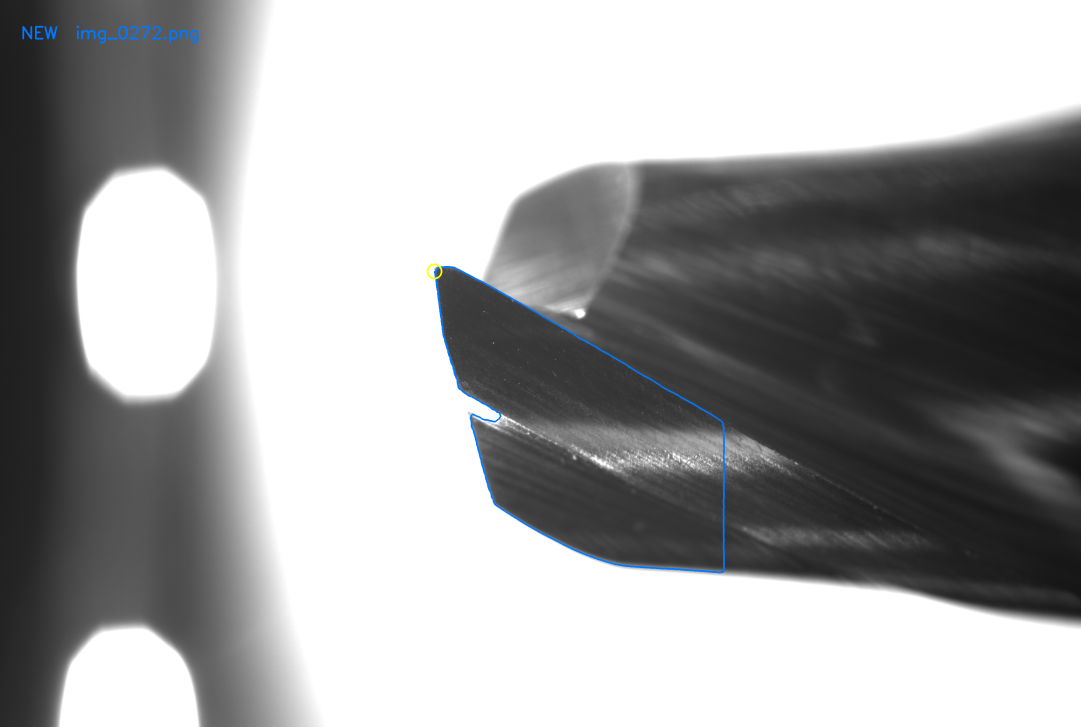
#> input picture side_ref_angle/(빛반사)uncoated_side_Test15/pair1_candidates/pair1_new_img_0272_outline.png, 1081 x 727 px; its folder holds only this picture in this run
$ python -i botface_pipeline_v2.py   (imports and definitions only)   (older library calls are emulated)
#> lines starting #> are read from the running program, lines starting #| are printed output that depends on the picture
#> further down, picture is the input picture: shape (727, 1081, 3); mean B, G, R 162.4, 162, 161.7
# -*- coding: utf-8 -*-
"""
밑면(끝면) 공구 마모 측정 파이프라인 v2
= botface_pipeline.py(ver3 코어, 원본 무수정 유지) + bottom_align.py 좋은 기능 역이식.

원본 대비 추가/변경 (2026-07-20):
  - measure_blades/process_tool: n_blades 파라미터 (N날 일반화, 기본 2 = 기존 동작)
    · N≠2 는 스네이크 대신 방사형 측정·도표. 후퇴는 물리 클램프(≥0) 통일.
  - verticalize: blade_hint(날 방향 힌트, 원형 길이가중 평균) +
    조/미세 회전 부호를 가정 없이 실측(blade_deviation)으로 결정
  - align_rotation: 미세 탐색 2단계 ±1.0°@0.2° → ±0.2°@0.05°
  - save_results: 날 끝 크롭에 50µm 스케일바, N날 도표 일반화

파이프라인(원본과 동일):
  1. 시퀀스 평균 → 바깥 원(OD) 피팅 → 회전축 + µm 스케일(공구 직경 기준)
  2. 새/마모 대표 프레임을 축 중심으로 회전 정렬 (ZNCC)
  3. 날마다 몸통 국소 정렬 (전역 프린지 제거)  [옵션]
  4. 날 몸통을 수직으로 세움
  5. 각 날 끝의 후퇴량 측정 → µm

한글 경로 안전(np.fromfile). GUI에서 함수로 호출한다.
(GUI 전환은 monitor_gui_v5.py 의 `import botface_pipeline as bp` 를
 `import botface_pipeline_v2 as bp` 로 바꾸면 됨 — 기본값이 같아 동작 동일.)
"""
import os
import re
import glob
import math

import cv2
import numpy as np

FILE_PREFIX = 'img_'
FILE_EXT = '.png'


# ---------------- 한글 경로 안전 IO ----------------
# [18 lines left out: functions imread_unicode, imwrite_unicode, not called in this run]


def _natkey(p):
    nums = re.findall(r'\d+', os.path.basename(p))
    return (int(nums[0]) if nums else 0, os.path.basename(p))


# [173 lines left out: functions list_frames, average_sequence, fit_od, _accum_od, find_axis_scale, pick_frame and 2 more, not called in this run]


# ---------------- 3) 회전 정렬 (ZNCC) ----------------
def _zn(vec):
    v = vec.astype(np.float32)
    return (v - v.mean()) / (v.std() + 1e-6)


def _gradmag(img):
    """그라디언트 크기(에지 세기). 절대 밝기·저주파 조명얼룩에 불변."""
    f = cv2.GaussianBlur(img.astype(np.float32), (3, 3), 0)
    gx = cv2.Sobel(f, cv2.CV_32F, 1, 0, ksize=3)
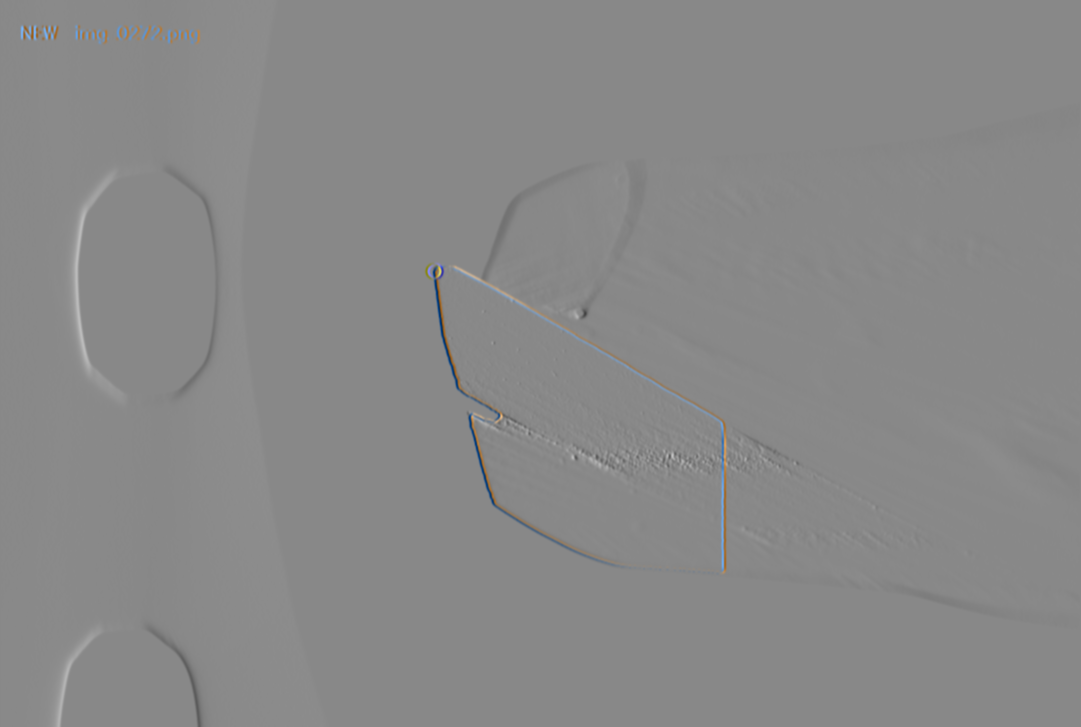
#> gx: shape (727, 1081, 3) float32; mean B, G, R 0.5, 0.5, 0.5; drawn with min black and max white
    gy = cv2.Sobel(f, cv2.CV_32F, 0, 1, ksize=3)
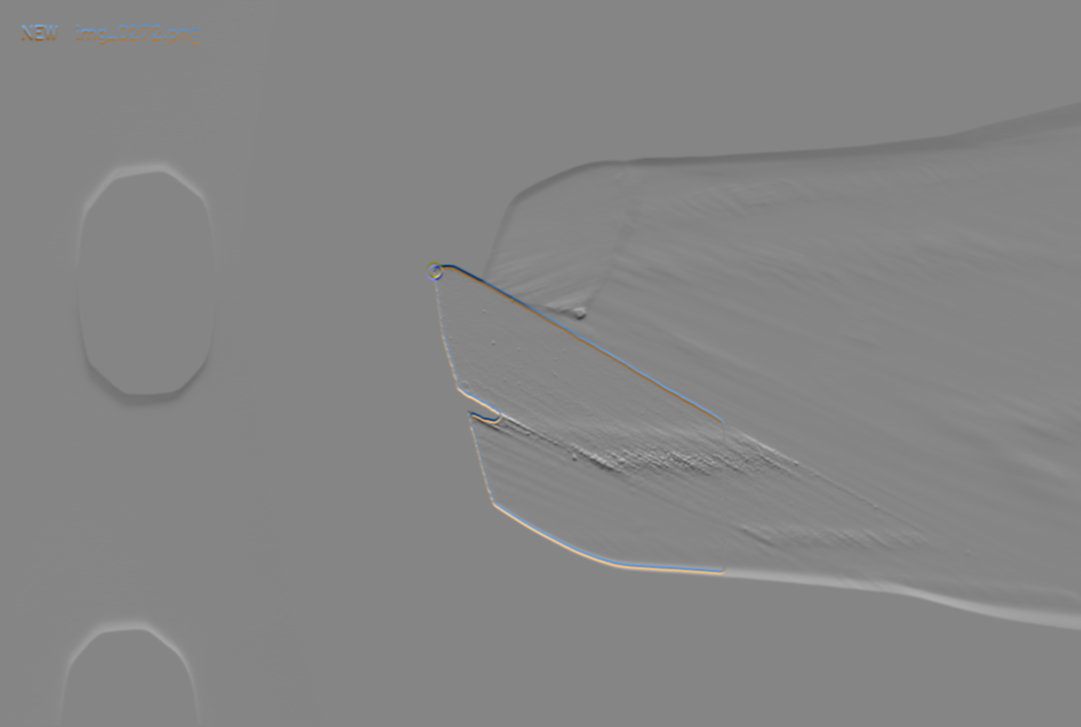
#> gy: shape (727, 1081, 3) float32; mean B, G, R 0.2, 0.2, 0.2; drawn with min black and max white
    return cv2.magnitude(gx, gy)
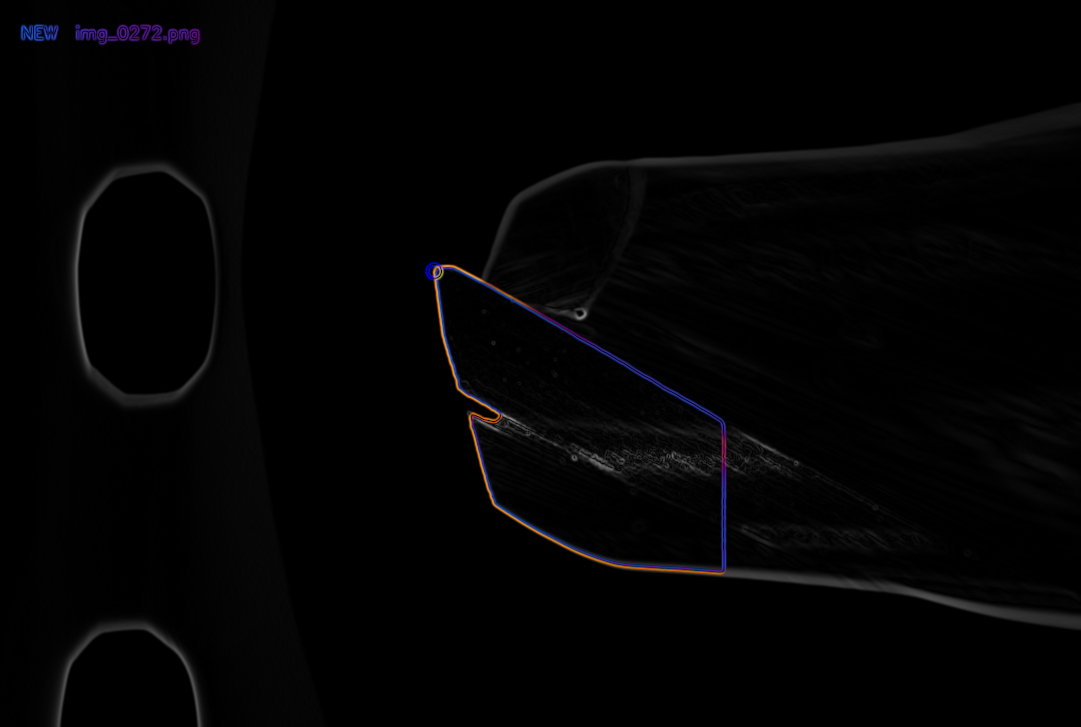
#> returned value: shape (727, 1081, 3) float32; mean of channels 0, 1, 2 10.9, 9.6, 10.3; drawn with min black and max white


# [308 lines left out: functions align_rotation, register_body, refine_blade_local, blade_deviation, verticalize, _outer_edge_radius and 2 more, not called in this run]


def _overlay(new_v, worn_v):
    z = np.zeros_like(new_v)
    return cv2.merge([z, worn_v, new_v])  # R=new, G=worn, 노랑=일치 (BGR: B=0,G=worn,R=new)


# [414 lines left out: functions _crop_tip, _band_of, _tex_band, _step_score, snake_edge, save_results and 1 more, not called in this run]

>>> import cv2
>>> picture = cv2.imread('../../side_ref_angle/(빛반사)uncoated_side_Test15/pair1_candidates/pair1_new_img_0272_outline.png')
>>> result = _gradmag(picture)
